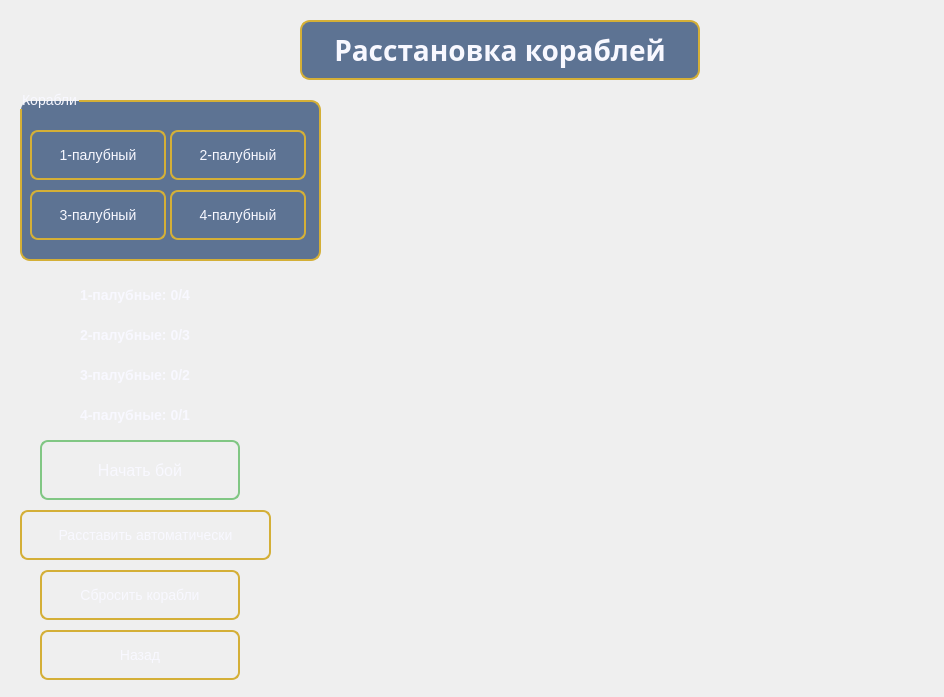
<?xml version="1.0" encoding="UTF-8"?>
<ui version="4.0">
 <class>ShipPlacementWindow</class>
 <widget class="QDialog" name="ShipPlacementWindow">
  <property name="geometry">
   <rect>
    <x>0</x>
    <y>0</y>
    <width>944</width>
    <height>697</height>
   </rect>
  </property>
  <property name="windowTitle">
   <string>Расстановка кораблей</string>
  </property>
  <property name="styleSheet">
   <string notr="true">
QDialog {
    background-color: qlineargradient(x1:0, y1:0, x2:1, y2:1,
                                    stop:0 #0a2463, stop:1 #3e92cc);
}

QLabel {
    color: #f8f8ff;
    font-family: "Arial Rounded MT Bold";
    text-shadow: 1px 1px 2px rgba(0, 0, 0, 0.5);
}

QLabel#labelTitle {
    font-size: 28px;
    font-weight: bold;
    color: #f8f8ff;
    background-color: rgba(30, 61, 107, 0.7);
    border-radius: 10px;
    padding: 5px 10px;
    border: 2px solid #d4af37;
}

QLabel#labelShip1Count,
QLabel#labelShip2Count,
QLabel#labelShip3Count,
QLabel#labelShip4Count {
    font-size: 14px;
    color: #f8f8ff;
    font-weight: bold;
}

QPushButton {
    background-color: qlineargradient(x1:0, y1:0, x2:0, y2:1,
                                    stop:0 #1e3d6b, stop:1 #0a2463);
    border: 2px solid #d4af37;
    border-radius: 8px;
    padding: 8px 16px;
    font-family: "Arial Rounded MT Bold";
    font-size: 14px;
    color: #f8f8ff;
    min-width: 100px;
    min-height: 30px;
}

QPushButton:hover {
    background-color: qlineargradient(x1:0, y1:0, x2:0, y2:1,
                                    stop:0 #3a5f8c, stop:1 #1e3d6b);
}

QPushButton:pressed {
    background-color: qlineargradient(x1:0, y1:0, x2:0, y2:1,
                                    stop:0 #0a2463, stop:1 #1e3d6b);
}

QGroupBox {
    background-color: rgba(30, 61, 107, 0.7);
    border: 2px solid #d4af37;
    border-radius: 10px;
    font-family: "Arial Rounded MT Bold";
    font-size: 14px;
    color: #f8f8ff;
    padding-top: 15px;
    margin-top: 10px;
}

QPushButton#btnStartBattle {
    min-width: 120px;
    min-height: 40px;
    font-size: 16px;
    background-color: qlineargradient(x1:0, y1:0, x2:0, y2:1,
                                    stop:0 #4CAF50, stop:1 #2E7D32);
    border: 2px solid #81C784;
}

QPushButton#btnStartBattle:hover {
    background-color: qlineargradient(x1:0, y1:0, x2:0, y2:1,
                                    stop:0 #66BB6A, stop:1 #388E3C);
}

QPushButton#btnStartBattle:pressed {
    background-color: qlineargradient(x1:0, y1:0, x2:0, y2:1,
                                    stop:0 #2E7D32, stop:1 #1B5E20);
}
   </string>
  </property>
  <widget class="QLabel" name="labelTitle">
   <property name="geometry">
    <rect>
     <x>300</x>
     <y>20</y>
     <width>400</width>
     <height>60</height>
    </rect>
   </property>
   <property name="font">
    <font>
     <family>Arial Rounded MT Bold</family>
     <pointsize>-1</pointsize>
     <bold>true</bold>
    </font>
   </property>
   <property name="text">
    <string>Расстановка кораблей</string>
   </property>
   <property name="alignment">
    <set>Qt::AlignmentFlag::AlignCenter</set>
   </property>
  </widget>
  <widget class="QGroupBox" name="groupBox">
   <property name="geometry">
    <rect>
     <x>20</x>
     <y>90</y>
     <width>301</width>
     <height>171</height>
    </rect>
   </property>
   <property name="title">
    <string>Корабли</string>
   </property>
   <widget class="QPushButton" name="btnShip1">
    <property name="geometry">
     <rect>
      <x>10</x>
      <y>40</y>
      <width>136</width>
      <height>50</height>
     </rect>
    </property>
    <property name="text">
     <string>1-палубный</string>
    </property>
   </widget>
   <widget class="QPushButton" name="btnShip2">
    <property name="geometry">
     <rect>
      <x>150</x>
      <y>40</y>
      <width>136</width>
      <height>50</height>
     </rect>
    </property>
    <property name="text">
     <string>2-палубный</string>
    </property>
   </widget>
   <widget class="QPushButton" name="btnShip3">
    <property name="geometry">
     <rect>
      <x>10</x>
      <y>100</y>
      <width>136</width>
      <height>50</height>
     </rect>
    </property>
    <property name="text">
     <string>3-палубный</string>
    </property>
   </widget>
   <widget class="QPushButton" name="btnShip4">
    <property name="geometry">
     <rect>
      <x>150</x>
      <y>100</y>
      <width>136</width>
      <height>50</height>
     </rect>
    </property>
    <property name="text">
     <string>4-палубный</string>
    </property>
   </widget>
  </widget>
  <widget class="QLabel" name="labelShip1Count">
   <property name="geometry">
    <rect>
     <x>80</x>
     <y>280</y>
     <width>200</width>
     <height>30</height>
    </rect>
   </property>
   <property name="text">
    <string>1-палубные: 0/4</string>
   </property>
  </widget>
  <widget class="QLabel" name="labelShip2Count">
   <property name="geometry">
    <rect>
     <x>80</x>
     <y>320</y>
     <width>200</width>
     <height>30</height>
    </rect>
   </property>
   <property name="text">
    <string>2-палубные: 0/3</string>
   </property>
  </widget>
  <widget class="QLabel" name="labelShip3Count">
   <property name="geometry">
    <rect>
     <x>80</x>
     <y>360</y>
     <width>200</width>
     <height>30</height>
    </rect>
   </property>
   <property name="text">
    <string>3-палубные: 0/2</string>
   </property>
  </widget>
  <widget class="QLabel" name="labelShip4Count">
   <property name="geometry">
    <rect>
     <x>80</x>
     <y>400</y>
     <width>200</width>
     <height>30</height>
    </rect>
   </property>
   <property name="text">
    <string>4-палубные: 0/1</string>
   </property>
  </widget>
  <widget class="QWidget" name="gridLayoutWidget">
   <property name="geometry">
    <rect>
     <x>339</x>
     <y>100</y>
     <width>591</width>
     <height>541</height>
    </rect>
   </property>
   <layout class="QGridLayout" name="gridLayoutField">
    <property name="spacing">
     <number>4</number>
    </property>
   </layout>
  </widget>
  <widget class="QPushButton" name="btnStartBattle">
   <property name="geometry">
    <rect>
     <x>40</x>
     <y>440</y>
     <width>200</width>
     <height>60</height>
    </rect>
   </property>
   <property name="text">
    <string>Начать бой</string>
   </property>
  </widget>
  <widget class="QPushButton" name="btnBackToMainMenu">
   <property name="geometry">
    <rect>
     <x>40</x>
     <y>630</y>
     <width>200</width>
     <height>50</height>
    </rect>
   </property>
   <property name="text">
    <string>Назад</string>
   </property>
  </widget>
  <widget class="QPushButton" name="btnResetShips">
   <property name="geometry">
    <rect>
     <x>40</x>
     <y>570</y>
     <width>200</width>
     <height>50</height>
    </rect>
   </property>
   <property name="text">
    <string>Сбросить корабли</string>
   </property>
  </widget>
  <widget class="QPushButton" name="btnAutoPlaceShips">
   <property name="geometry">
    <rect>
     <x>20</x>
     <y>510</y>
     <width>251</width>
     <height>50</height>
    </rect>
   </property>
   <property name="text">
    <string>Расставить автоматически</string>
   </property>
  </widget>
 </widget>
 <resources/>
 <connections/>
</ui>
